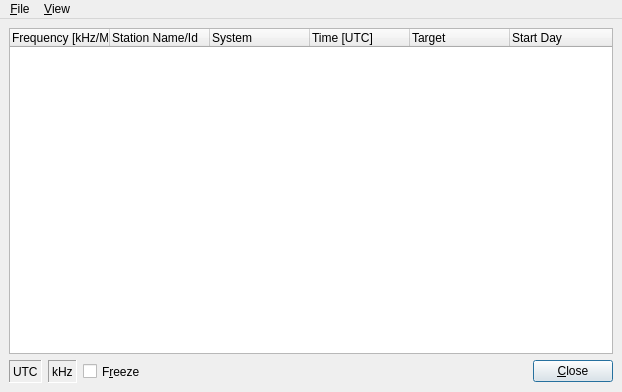
<?xml version="1.0" encoding="UTF-8"?>
<ui version="4.0">
 <class>LiveScheduleWindow</class>
 <widget class="QMainWindow" name="LiveScheduleWindow">
  <property name="geometry">
   <rect>
    <x>0</x>
    <y>0</y>
    <width>622</width>
    <height>392</height>
   </rect>
  </property>
  <property name="windowTitle">
   <string>Live Schedule</string>
  </property>
  <property name="windowIcon">
   <iconset resource="res/icons.qrc">
    <normaloff>:/icons/MainIcon.svg</normaloff>:/icons/MainIcon.svg</iconset>
  </property>
  <widget class="QWidget" name="centralwidget">
   <layout class="QVBoxLayout" name="verticalLayout">
    <item>
     <widget class="QTreeWidget" name="ListViewStations">
      <property name="sizePolicy">
       <sizepolicy hsizetype="Expanding" vsizetype="Expanding">
        <horstretch>0</horstretch>
        <verstretch>0</verstretch>
       </sizepolicy>
      </property>
      <property name="rootIsDecorated">
       <bool>false</bool>
      </property>
      <property name="uniformRowHeights">
       <bool>true</bool>
      </property>
      <column>
       <property name="text">
        <string>Frequency [kHz/MHz]</string>
       </property>
      </column>
      <column>
       <property name="text">
        <string>Station Name/Id</string>
       </property>
      </column>
      <column>
       <property name="text">
        <string>System</string>
       </property>
      </column>
      <column>
       <property name="text">
        <string>Time [UTC]</string>
       </property>
      </column>
      <column>
       <property name="text">
        <string>Target</string>
       </property>
      </column>
      <column>
       <property name="text">
        <string>Start Day</string>
       </property>
      </column>
     </widget>
    </item>
    <item>
     <layout class="QHBoxLayout" name="horizontalLayout">
      <item>
       <widget class="QLabel" name="TextLabelUTCTime">
        <property name="sizePolicy">
         <sizepolicy hsizetype="Minimum" vsizetype="Maximum">
          <horstretch>0</horstretch>
          <verstretch>0</verstretch>
         </sizepolicy>
        </property>
        <property name="minimumSize">
         <size>
          <width>0</width>
          <height>23</height>
         </size>
        </property>
        <property name="frameShape">
         <enum>QFrame::Panel</enum>
        </property>
        <property name="frameShadow">
         <enum>QFrame::Sunken</enum>
        </property>
        <property name="text">
         <string>UTC</string>
        </property>
        <property name="textFormat">
         <enum>Qt::PlainText</enum>
        </property>
        <property name="wordWrap">
         <bool>false</bool>
        </property>
       </widget>
      </item>
      <item>
       <widget class="QLabel" name="labelFrequency">
        <property name="sizePolicy">
         <sizepolicy hsizetype="Minimum" vsizetype="Maximum">
          <horstretch>0</horstretch>
          <verstretch>0</verstretch>
         </sizepolicy>
        </property>
        <property name="minimumSize">
         <size>
          <width>0</width>
          <height>23</height>
         </size>
        </property>
        <property name="frameShape">
         <enum>QFrame::Panel</enum>
        </property>
        <property name="frameShadow">
         <enum>QFrame::Sunken</enum>
        </property>
        <property name="text">
         <string>kHz</string>
        </property>
        <property name="textFormat">
         <enum>Qt::PlainText</enum>
        </property>
       </widget>
      </item>
      <item>
       <widget class="QCheckBox" name="CheckBoxFreeze">
        <property name="sizePolicy">
         <sizepolicy hsizetype="Minimum" vsizetype="Minimum">
          <horstretch>0</horstretch>
          <verstretch>0</verstretch>
         </sizepolicy>
        </property>
        <property name="text">
         <string>F&amp;reeze</string>
        </property>
       </widget>
      </item>
      <item>
       <spacer name="Spacer4">
        <property name="orientation">
         <enum>Qt::Horizontal</enum>
        </property>
        <property name="sizeType">
         <enum>QSizePolicy::Expanding</enum>
        </property>
        <property name="sizeHint" stdset="0">
         <size>
          <width>20</width>
          <height>20</height>
         </size>
        </property>
       </spacer>
      </item>
      <item>
       <widget class="QPushButton" name="buttonOk">
        <property name="text">
         <string>&amp;Close</string>
        </property>
        <property name="default">
         <bool>true</bool>
        </property>
       </widget>
      </item>
     </layout>
    </item>
   </layout>
  </widget>
  <widget class="QMenuBar" name="menubar">
   <property name="geometry">
    <rect>
     <x>0</x>
     <y>0</y>
     <width>622</width>
     <height>25</height>
    </rect>
   </property>
   <widget class="QMenu" name="menuFile">
    <property name="title">
     <string>&amp;File</string>
    </property>
    <addaction name="actionSave"/>
    <addaction name="separator"/>
    <addaction name="actionClose"/>
   </widget>
   <widget class="QMenu" name="menu_View">
    <property name="title">
     <string>&amp;View</string>
    </property>
    <widget class="QMenu" name="menuStations_preview">
     <property name="title">
      <string>Stations &amp;preview</string>
     </property>
     <addaction name="actionDisabled"/>
     <addaction name="action5minutes"/>
     <addaction name="action15minutes"/>
     <addaction name="action30minutes"/>
    </widget>
    <addaction name="actionShowOnlyActiveStations"/>
    <addaction name="actionShowAllStations"/>
    <addaction name="menuStations_preview"/>
   </widget>
   <addaction name="menuFile"/>
   <addaction name="menu_View"/>
  </widget>
  <action name="actionShowOnlyActiveStations">
   <property name="checkable">
    <bool>true</bool>
   </property>
   <property name="text">
    <string>Show only active stations</string>
   </property>
  </action>
  <action name="actionShowAllStations">
   <property name="checkable">
    <bool>true</bool>
   </property>
   <property name="text">
    <string>Show all stations</string>
   </property>
  </action>
  <action name="action5minutes">
   <property name="checkable">
    <bool>true</bool>
   </property>
   <property name="text">
    <string>5 minutes</string>
   </property>
  </action>
  <action name="action15minutes">
   <property name="checkable">
    <bool>true</bool>
   </property>
   <property name="text">
    <string>15 minutes</string>
   </property>
  </action>
  <action name="action30minutes">
   <property name="checkable">
    <bool>true</bool>
   </property>
   <property name="text">
    <string>30 minutes</string>
   </property>
  </action>
  <action name="actionDisabled">
   <property name="checkable">
    <bool>true</bool>
   </property>
   <property name="text">
    <string>&amp;Disabled</string>
   </property>
  </action>
  <action name="actionSave">
   <property name="text">
    <string>&amp;Save...</string>
   </property>
  </action>
  <action name="actionClose">
   <property name="text">
    <string>&amp;Close</string>
   </property>
  </action>
 </widget>
 <resources>
  <include location="res/icons.qrc"/>
 </resources>
 <connections/>
</ui>
